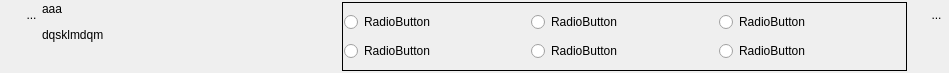
<?xml version="1.0" encoding="UTF-8"?>
<ui version="4.0">
 <class>Widget4a6RadioButton</class>
 <widget class="QWidget" name="Widget4a6RadioButton">
  <property name="geometry">
   <rect>
    <x>0</x>
    <y>0</y>
    <width>949</width>
    <height>73</height>
   </rect>
  </property>
  <property name="sizePolicy">
   <sizepolicy hsizetype="Expanding" vsizetype="Minimum">
    <horstretch>0</horstretch>
    <verstretch>0</verstretch>
   </sizepolicy>
  </property>
  <property name="minimumSize">
   <size>
    <width>0</width>
    <height>0</height>
   </size>
  </property>
  <property name="maximumSize">
   <size>
    <width>16777215</width>
    <height>16777215</height>
   </size>
  </property>
  <property name="windowTitle">
   <string>Form</string>
  </property>
  <layout class="QHBoxLayout" name="horizontalLayout_2">
   <property name="spacing">
    <number>0</number>
   </property>
   <property name="leftMargin">
    <number>0</number>
   </property>
   <property name="topMargin">
    <number>2</number>
   </property>
   <property name="rightMargin">
    <number>0</number>
   </property>
   <property name="bottomMargin">
    <number>2</number>
   </property>
   <item>
    <layout class="QVBoxLayout" name="verticalLayout_3">
     <property name="spacing">
      <number>0</number>
     </property>
     <item>
      <layout class="QHBoxLayout" name="horizontalLayout">
       <property name="spacing">
        <number>0</number>
       </property>
       <property name="sizeConstraint">
        <enum>QLayout::SetFixedSize</enum>
       </property>
       <item>
        <spacer name="horizontalSpacer_3">
         <property name="orientation">
          <enum>Qt::Horizontal</enum>
         </property>
         <property name="sizeType">
          <enum>QSizePolicy::Fixed</enum>
         </property>
         <property name="sizeHint" stdset="0">
          <size>
           <width>21</width>
           <height>20</height>
          </size>
         </property>
        </spacer>
       </item>
       <item>
        <widget class="MonBoutonValide" name="RBValide">
         <property name="minimumSize">
          <size>
           <width>21</width>
           <height>25</height>
          </size>
         </property>
         <property name="maximumSize">
          <size>
           <width>21</width>
           <height>25</height>
          </size>
         </property>
         <property name="focusPolicy">
          <enum>Qt::ClickFocus</enum>
         </property>
         <property name="toolTip">
          <string>Affiche le rapport de validation du mot-clef</string>
         </property>
         <property name="styleSheet">
          <string notr="true">border : 0px</string>
         </property>
         <property name="text">
          <string>...</string>
         </property>
         <property name="icon">
          <iconset>
           <normaloff>../Editeur/icons/ast-green-ball.png</normaloff>../Editeur/icons/ast-green-ball.png</iconset>
         </property>
         <property name="iconSize">
          <size>
           <width>25</width>
           <height>25</height>
          </size>
         </property>
        </widget>
       </item>
      </layout>
     </item>
     <item>
      <spacer name="verticalSpacer">
       <property name="orientation">
        <enum>Qt::Vertical</enum>
       </property>
       <property name="sizeHint" stdset="0">
        <size>
         <width>20</width>
         <height>5</height>
        </size>
       </property>
      </spacer>
     </item>
    </layout>
   </item>
   <item>
    <widget class="MonLabelClic" name="label">
     <property name="sizePolicy">
      <sizepolicy hsizetype="Fixed" vsizetype="Preferred">
       <horstretch>0</horstretch>
       <verstretch>0</verstretch>
      </sizepolicy>
     </property>
     <property name="minimumSize">
      <size>
       <width>300</width>
       <height>25</height>
      </size>
     </property>
     <property name="maximumSize">
      <size>
       <width>178</width>
       <height>16777215</height>
      </size>
     </property>
     <property name="frameShape">
      <enum>QFrame::NoFrame</enum>
     </property>
     <property name="text">
      <string>&lt;html&gt;&lt;head/&gt;&lt;body&gt;&lt;p&gt;aaa&lt;/p&gt;&lt;p&gt;dqsklmdqm&lt;/p&gt;&lt;/body&gt;&lt;/html&gt;</string>
     </property>
     <property name="scaledContents">
      <bool>false</bool>
     </property>
     <property name="alignment">
      <set>Qt::AlignLeading|Qt::AlignLeft|Qt::AlignTop</set>
     </property>
    </widget>
   </item>
   <item>
    <widget class="QFrame" name="frame">
     <property name="frameShape">
      <enum>QFrame::Box</enum>
     </property>
     <layout class="QGridLayout" name="gridLayout">
      <property name="leftMargin">
       <number>1</number>
      </property>
      <property name="topMargin">
       <number>0</number>
      </property>
      <property name="rightMargin">
       <number>1</number>
      </property>
      <property name="bottomMargin">
       <number>0</number>
      </property>
      <property name="horizontalSpacing">
       <number>1</number>
      </property>
      <property name="verticalSpacing">
       <number>0</number>
      </property>
      <item row="0" column="0">
       <widget class="QRadioButton" name="radioButton_1">
        <property name="sizePolicy">
         <sizepolicy hsizetype="MinimumExpanding" vsizetype="Fixed">
          <horstretch>0</horstretch>
          <verstretch>0</verstretch>
         </sizepolicy>
        </property>
        <property name="text">
         <string>RadioButton</string>
        </property>
       </widget>
      </item>
      <item row="0" column="1">
       <widget class="QRadioButton" name="radioButton_2">
        <property name="sizePolicy">
         <sizepolicy hsizetype="MinimumExpanding" vsizetype="Fixed">
          <horstretch>0</horstretch>
          <verstretch>0</verstretch>
         </sizepolicy>
        </property>
        <property name="text">
         <string>RadioButton</string>
        </property>
       </widget>
      </item>
      <item row="0" column="2">
       <widget class="QRadioButton" name="radioButton_3">
        <property name="text">
         <string>RadioButton</string>
        </property>
       </widget>
      </item>
      <item row="1" column="0">
       <widget class="QRadioButton" name="radioButton_4">
        <property name="sizePolicy">
         <sizepolicy hsizetype="MinimumExpanding" vsizetype="Fixed">
          <horstretch>0</horstretch>
          <verstretch>0</verstretch>
         </sizepolicy>
        </property>
        <property name="text">
         <string>RadioButton</string>
        </property>
       </widget>
      </item>
      <item row="1" column="1">
       <widget class="QRadioButton" name="radioButton_5">
        <property name="sizePolicy">
         <sizepolicy hsizetype="MinimumExpanding" vsizetype="Fixed">
          <horstretch>0</horstretch>
          <verstretch>0</verstretch>
         </sizepolicy>
        </property>
        <property name="text">
         <string>RadioButton</string>
        </property>
       </widget>
      </item>
      <item row="1" column="2">
       <widget class="QRadioButton" name="radioButton_6">
        <property name="sizePolicy">
         <sizepolicy hsizetype="MinimumExpanding" vsizetype="Fixed">
          <horstretch>0</horstretch>
          <verstretch>0</verstretch>
         </sizepolicy>
        </property>
        <property name="text">
         <string>RadioButton</string>
        </property>
       </widget>
      </item>
     </layout>
    </widget>
   </item>
   <item>
    <layout class="QVBoxLayout" name="verticalLayout_2">
     <item>
      <spacer name="horizontalSpacer_4">
       <property name="orientation">
        <enum>Qt::Horizontal</enum>
       </property>
       <property name="sizeType">
        <enum>QSizePolicy::Maximum</enum>
       </property>
       <property name="sizeHint" stdset="0">
        <size>
         <width>10</width>
         <height>20</height>
        </size>
       </property>
      </spacer>
     </item>
     <item>
      <spacer name="verticalSpacer_2">
       <property name="orientation">
        <enum>Qt::Vertical</enum>
       </property>
       <property name="sizeHint" stdset="0">
        <size>
         <width>17</width>
         <height>40</height>
        </size>
       </property>
      </spacer>
     </item>
    </layout>
   </item>
   <item>
    <layout class="QVBoxLayout" name="verticalLayout_4">
     <item>
      <widget class="QToolButton" name="RBPoubelle">
       <property name="minimumSize">
        <size>
         <width>25</width>
         <height>25</height>
        </size>
       </property>
       <property name="maximumSize">
        <size>
         <width>25</width>
         <height>25</height>
        </size>
       </property>
       <property name="focusPolicy">
        <enum>Qt::StrongFocus</enum>
       </property>
       <property name="toolTip">
        <string>Détruit le mot-clef</string>
       </property>
       <property name="styleSheet">
        <string notr="true">border : 0px</string>
       </property>
       <property name="text">
        <string>...</string>
       </property>
       <property name="icon">
        <iconset>
         <normaloff>../Editeur/icons/deleteRond.png</normaloff>../Editeur/icons/deleteRond.png</iconset>
       </property>
       <property name="iconSize">
        <size>
         <width>25</width>
         <height>25</height>
        </size>
       </property>
      </widget>
     </item>
     <item>
      <spacer name="verticalSpacer_3">
       <property name="orientation">
        <enum>Qt::Vertical</enum>
       </property>
       <property name="sizeHint" stdset="0">
        <size>
         <width>20</width>
         <height>40</height>
        </size>
       </property>
      </spacer>
     </item>
    </layout>
   </item>
  </layout>
 </widget>
 <customwidgets>
  <customwidget>
   <class>MonBoutonValide</class>
   <extends>QToolButton</extends>
   <header>monBoutonValide.h</header>
  </customwidget>
  <customwidget>
   <class>MonLabelClic</class>
   <extends>QLabel</extends>
   <header>monLabelClic.h</header>
  </customwidget>
 </customwidgets>
 <tabstops>
  <tabstop>radioButton_1</tabstop>
  <tabstop>radioButton_4</tabstop>
  <tabstop>RBPoubelle</tabstop>
 </tabstops>
 <resources/>
 <connections/>
</ui>
